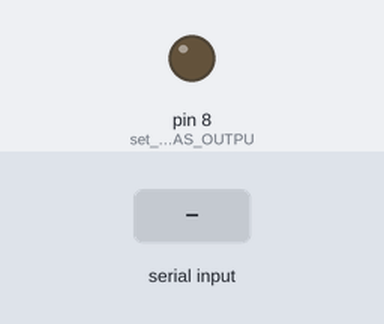
The sketch below on a simulated Arduino Uno, built with avr-gcc and run on an emulated ATmega328P. Parts: output pins drawn as LEDs (lit = HIGH). The test bench sets the inputs (shaded band).

Above: at 1.2 s.
1.3 s: "1" received over Serial
At 1.7 s:
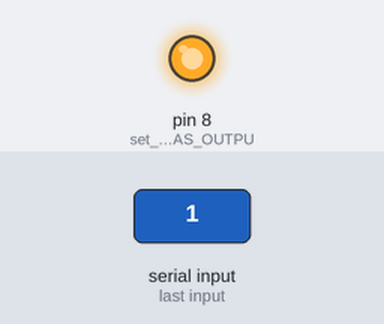
2.8 s: "0" received over Serial
At 4.0 s:
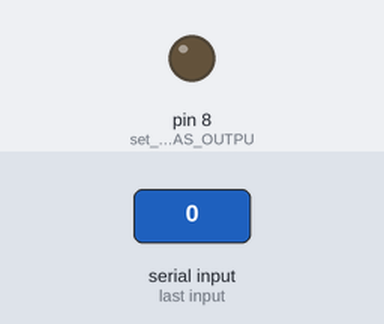
Timing chart, 0 to 5.8 s (numbered marks = the images above; inputs shaded):
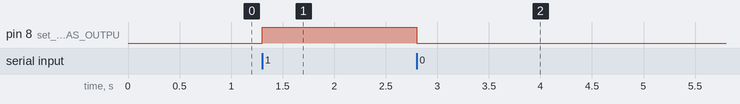

Measured:
- after the input at 1.3 s, pin 8 (set_dgital_pin_8_AS_OUTPU): LOW → HIGH at once
- after the input at 2.8 s, pin 8 (set_dgital_pin_8_AS_OUTPU): HIGH → LOW at once

The sketch:

bluetooth_module_with_Arduino.ino
```cpp
// (licence header left out)
char BL_DATA=0; //Variable to store recievcd data

void setup()
{
    Serial.begin(9600); //intialize the buad rate for serial communication
    pinMode(8, OUTPUT); //set dgital pin 8 AS OUTPUT
}
void loop()
{
   if(Serial.available() > 0)// Send data (only when data is recived)
   {
    BL_DATA= Serial.read();//Read the  incoming  data and store it in variable BL_DATA

      if(BL_DATA=='1') // Checks whether the value of BL_DATA is equal to 1

         digitalWrite(8, HIGH);//If condition true (BL_DATA=1) then LED turns ON
        }
      else if(BL_DATA=='0') //Checks whether the value of BL_DATA is equal to 0
       {
        digitalWrite(8, LOW);//If condition false (BL_DATA=0) then LED turns Off

   }
}
```
